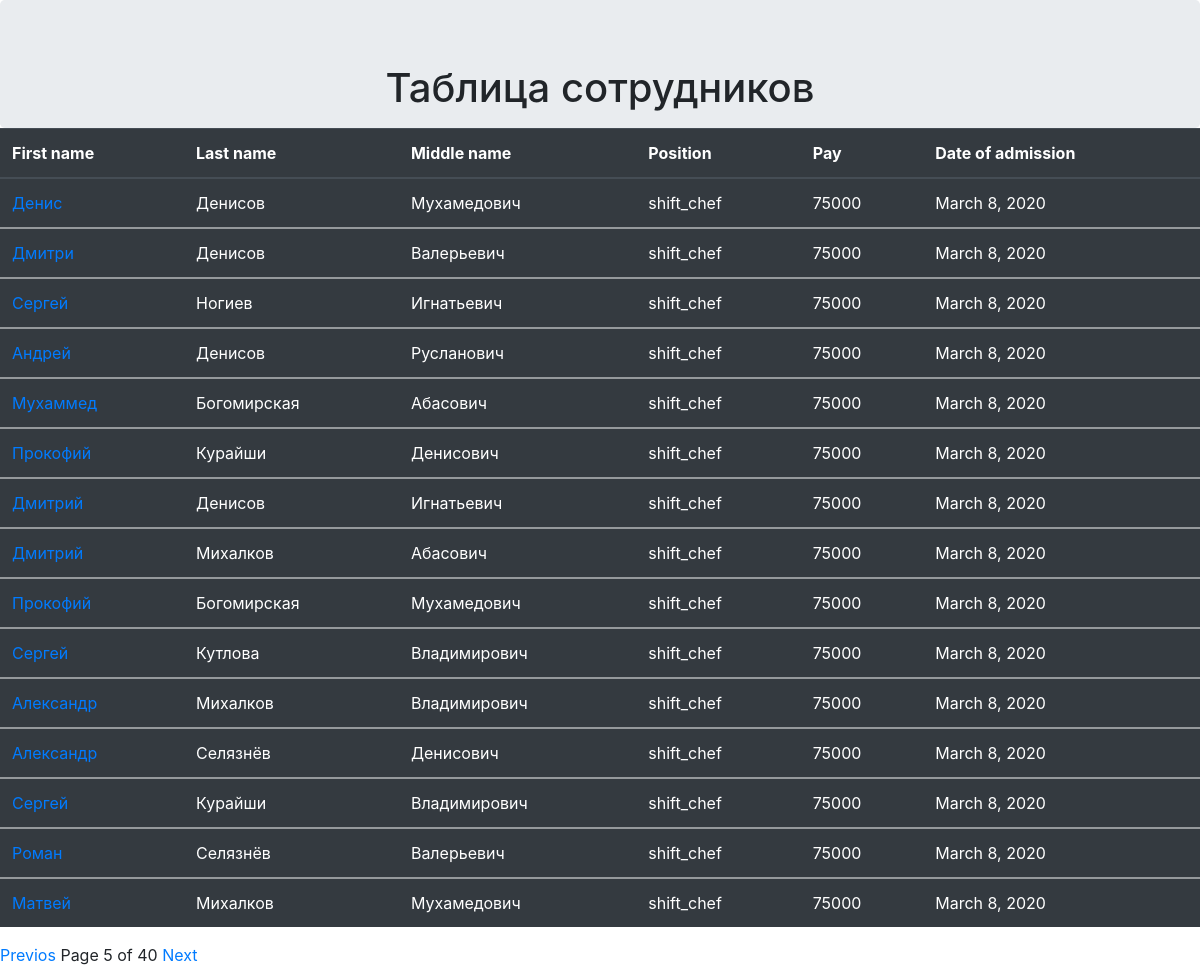
Page /table/?page=5 on the committed database.
### employee/models.py (models this page shows, shortened)
class Employee(MPTTModel):
    positions = (
        (None,'Выберите должность сотрудника'),
        ('cook','Повар'),
        ('shift_chef','Повар смены'),
        ('foreman','Бригадир'),
        ('sous_chef','Су шеф'),
        ('chef','Шеф повар')
    )
    last_name = models.CharField(verbose_name ='Фамилия',max_length = 50)
    first_name = models.CharField(verbose_name ='Имя', max_length = 50)
    middle_name = models.CharField(verbose_name ='Отчество',max_length = 50 )
    position = models.CharField(verbose_name = 'Должность',choices=positions,max_length=50)
    employment_date  = models.DateField(verbose_name='Дата приема на работу', auto_now=True)
    pay = models.DecimalField(max_digits=7,decimal_places=0)
    parent = TreeForeignKey('self',on_delete = models.CASCADE,null = True,blank=True, related_name = 'children')
    class MPTTMeta:
        order_inversion_by = ['first_name']

### employee/views.py (the view)
# urls.py: path('table/',table_view, name='table'),
def table_view(request):
    all_employee = Employee.objects.all()
    paginator = Paginator(all_employee,15)
    page = request.GET.get('page')
    try:
        posts = paginator.get_page(page)
    except PageNotAnInteger:
        posts = paginator.get_page(1)
    except EmptyPage:
        posts = paginator.get_page(paginator.num_pages)
    objects = posts.object_list
    return render(request,'table.html',{'page':posts,'employees':objects})

### templates/table.html
{% extends "base.html" %}
{% block content %}
<div class="jumbotron text-center" style="margin-bottom:0; height:50px;">
    <h1>Таблица сотрудников</h1>
</div>
<table class="table table-dark table-hover">
    <thead>
      <tr>
        <th>First name</th>
        <th>Last name</th>
        <th>Middle name</th>
        <th>Position</th>
        <th>Pay</th>
        <th>Date of admission</th>
      </tr>
    </thead>
    {% for employee in employees  %}
    <tbody>
        <tr>
          <td><a href="{% url 'change' employee.pk %}">{{ employee.first_name }}</a></td>
          <td>{{ employee.last_name }}</td>
          <td>{{ employee.middle_name }}</td>
          <td>{{ employee.position }}</td>
          <td>{{ employee.pay }}</td>
          <td>{{ employee.employment_date }}</td>
        </tr>
    </tbody>
    {% endfor %}
</table>
<div class="pagination">
  <span class="step-links">
    {% if page.has_previous %}
    <a href="?page={{ page.previous_page_number }}">Previos</a>
    {% endif %}
    <span class="current">
      Page {{ page.number }} of {{ page.paginator.num_pages }}
    </span>
    {% if page.has_next %}
      <a href="?page={{ page.next_page_number }}">Next</a>
    {% endif %}
  </span>
</div>
{% endblock content %}

### rows in the picture
Employee: first_name "Денис", last_name "Денисов", middle_name "Мухамедович", position "shift_chef", pay "75000", employment_date "March 8, 2020"
Employee: first_name "Дмитри", last_name "Денисов", middle_name "Валерьевич", position "shift_chef", pay "75000", employment_date "March 8, 2020"
Employee: first_name "Сергей", last_name "Ногиев", middle_name "Игнатьевич", position "shift_chef", pay "75000", employment_date "March 8, 2020"
Employee: first_name "Андрей", last_name "Денисов", middle_name "Русланович", position "shift_chef", pay "75000", employment_date "March 8, 2020"
Employee: first_name "Мухаммед", last_name "Богомирская", middle_name "Абасович", position "shift_chef", pay "75000", employment_date "March 8, 2020"
Employee: first_name "Прокофий", last_name "Курайши", middle_name "Денисович", position "shift_chef", pay "75000", employment_date "March 8, 2020"
Employee: first_name "Дмитрий", last_name "Денисов", middle_name "Игнатьевич", position "shift_chef", pay "75000", employment_date "March 8, 2020"
Employee: first_name "Дмитрий", last_name "Михалков", middle_name "Абасович", position "shift_chef", pay "75000", employment_date "March 8, 2020"
Employee: first_name "Прокофий", last_name "Богомирская", middle_name "Мухамедович", position "shift_chef", pay "75000", employment_date "March 8, 2020"
Employee: first_name "Сергей", last_name "Кутлова", middle_name "Владимирович", position "shift_chef", pay "75000", employment_date "March 8, 2020"
Employee: first_name "Александр", last_name "Михалков", middle_name "Владимирович", position "shift_chef", pay "75000", employment_date "March 8, 2020"
Employee: first_name "Александр", last_name "Селязнёв", middle_name "Денисович", position "shift_chef", pay "75000", employment_date "March 8, 2020"
Employee: first_name "Сергей", last_name "Курайши", middle_name "Владимирович", position "shift_chef", pay "75000", employment_date "March 8, 2020"
Employee: first_name "Роман", last_name "Селязнёв", middle_name "Валерьевич", position "shift_chef", pay "75000", employment_date "March 8, 2020"
Employee: first_name "Матвей", last_name "Михалков", middle_name "Мухамедович", position "shift_chef", pay "75000", employment_date "March 8, 2020"

### other values in the picture
{{ page.number }} "5"
{{ page.paginator.num_pages }} "40"
